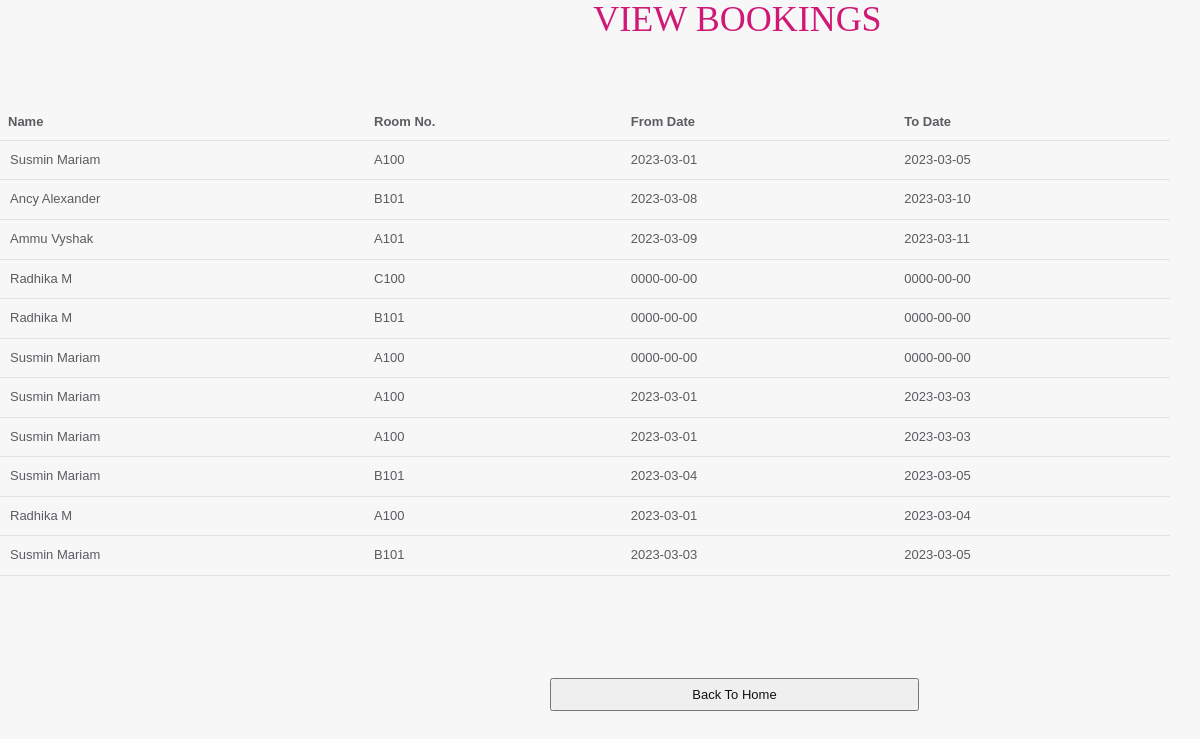
The app's page /admin/viewbookrooms.php (signed in) with its own data.
### tables this page shows
CREATE TABLE `tbl_booking` (
  `booking_id` int(100) NOT NULL,
  `name` varchar(50) NOT NULL,
  `room_no` varchar(50) NOT NULL,
  `from_date` date NOT NULL,
  `to_date` date NOT NULL,
  `price` varchar(10) NOT NULL
);

### admin/viewbookrooms.php (the view, shortened to what this page needs)
<?php
include('../db.php');
?>
<!doctype html>
<html lang="en">
  <head>
      <link rel="stylesheet" href="vendor/bootstrap/css/bootstrap.min.css">
		<link rel="stylesheet" href="assets/css/styles.css">
	</head>
	<body>
	<section class="ftco-section">
		<div class="container"  style="margin-right:550px">
			<div class="row justify-content-center">
				<div class="col-md-10 text-center mb-2">
					<h1 class="heading-section" style="text-align:center; color:#d01976; margin-left:500px; font-family:Times New Roman">VIEW BOOKINGS</h1>
                    <br><br><br>
				</div>
			</div>
			<div class="row">
				<div class="col-md-580">
						<table class="table">
						  <thead class="thead-dark" style="margin-left:550px">
						    <tr>
						      <th style="margin-left:550px">Name</th>
						      <th>Room No.</th>
							  <th>From Date</th>
							  <th>To Date</th>
						    </tr>
						  </thead>
						  <tbody>
						  <?php
                          $sql=mysqli_query($conn,"select * from tbl_booking");
                          while($row=mysqli_fetch_array($sql)){
                          ?>
						      <tr class="alert" role="alert">
						      <td style="padding:10px;"><?php echo $row['name'];?></td>
                              <td><?php echo $row['room_no'];?></td>
                              <td><?php echo $row['from_date'];?></td>
							  <td><?php echo $row['to_date'];?></td>
                              </tr>
                              <?php } ?>
						  </tbody>
						</table>
                        <br><br><br><br>
						<button style="align: center; width: 369px;height: 33px; margin-top: 8px; margin-left:550px;"><i class="icon icon-save icon-large"><a href="adashboard.php"></i> Back To Home</button>
					</div>
				</div>
			</div>
</section>
</body>
</html>

### records on screen
tbl_booking: name "Susmin Mariam", room_no "A100", from_date "2023-03-01", to_date "2023-03-05"
tbl_booking: name "Ancy Alexander", room_no "B101", from_date "2023-03-08", to_date "2023-03-10"
tbl_booking: name "Ammu Vyshak", room_no "A101", from_date "2023-03-09", to_date "2023-03-11"
tbl_booking: name "Radhika M", room_no "C100", from_date "0000-00-00", to_date "0000-00-00"
tbl_booking: name "Radhika M", room_no "B101", from_date "0000-00-00", to_date "0000-00-00"
tbl_booking: name "Susmin Mariam", room_no "A100", from_date "0000-00-00", to_date "0000-00-00"
tbl_booking: name "Susmin Mariam", room_no "A100", from_date "2023-03-01", to_date "2023-03-03"
tbl_booking: name "Susmin Mariam", room_no "A100", from_date "2023-03-01", to_date "2023-03-03"
tbl_booking: name "Susmin Mariam", room_no "B101", from_date "2023-03-04", to_date "2023-03-05"
tbl_booking: name "Radhika M", room_no "A100", from_date "2023-03-01", to_date "2023-03-04"
tbl_booking: name "Susmin Mariam", room_no "B101", from_date "2023-03-03", to_date "2023-03-05"
